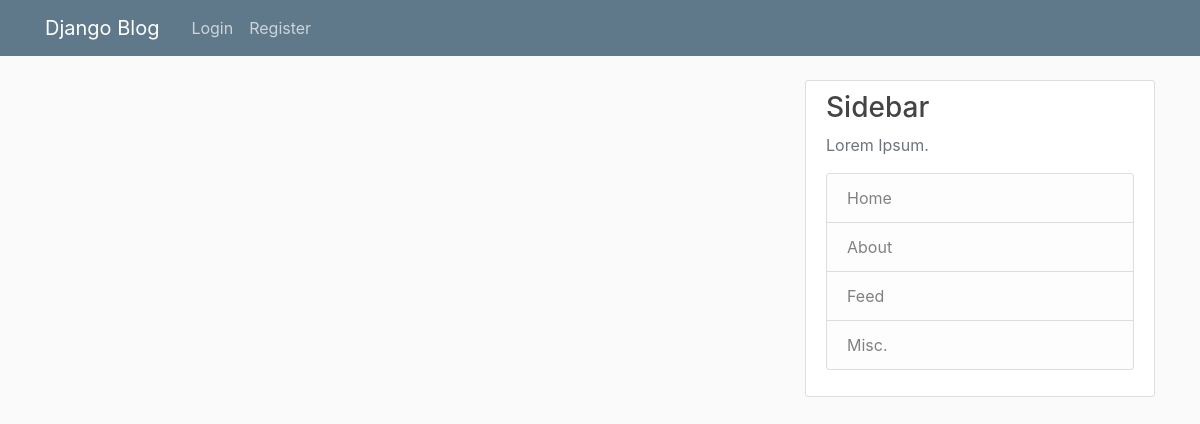
Before: / with the older database file.
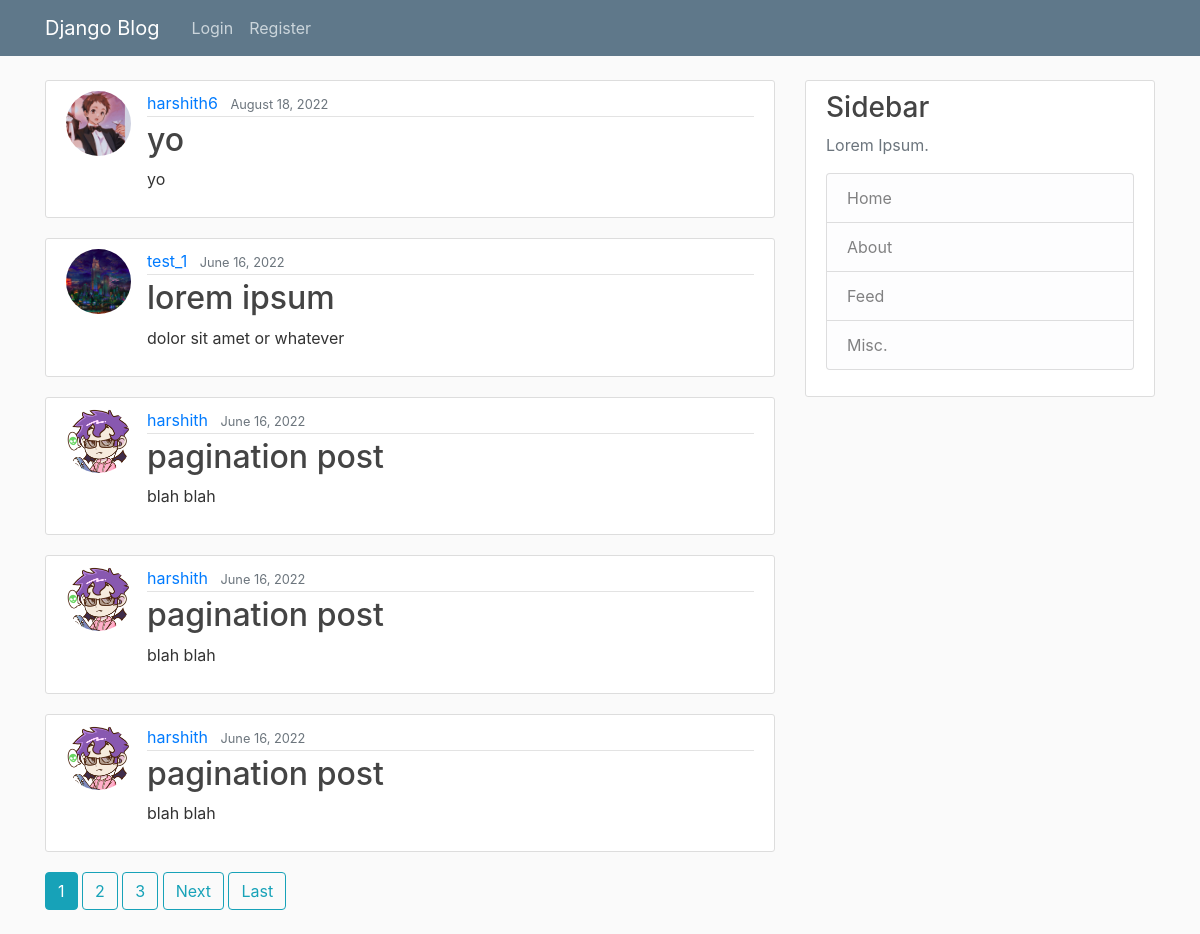
After: the same page with the newer database file.
### blog/models.py (models this page shows, shortened)
class Post(models.Model):
    title = models.CharField(max_length=100)
    content = models.TextField()
    date_posted = models.DateTimeField(default=timezone.now)
    author = models.ForeignKey(User, on_delete=models.CASCADE)

### users/models.py (models this page shows, shortened)
class Profile(models.Model):
    user = models.OneToOneField(User, on_delete=models.CASCADE)
    image = models.ImageField(default='default.png', upload_to='profile_pics')
    bio = models.CharField(max_length=200)
    following = models.ManyToManyField(User, related_name='+')
    followers = models.ManyToManyField(User, related_name='+')

### blog/views.py (the view)
# urls.py: path('', PostListView.as_view(), name='blog-home'),
class PostListView(ListView):
    model = Post
    template_name = 'blog/home.html'
    context_object_name = 'posts'
    ordering = ['-date_posted']
    paginate_by = 5

### blog/templates/blog/home.html (shortened to what this page needs)
{% extends "blog/base.html" %}
{% block content %}
    {% for post in posts %}
        <article class="media content-section">
          <img class="rounded-circle article-img" src="{{ post.author.profile.image.url }}">
          <div class="media-body">
            <div class="article-metadata">
              <a class="mr-2" href="{% url 'user-posts' post.author.username %}">{{ post.author }}</a>
              <small class="text-muted">{{ post.date_posted|date:"F d, Y" }}</small>
            </div>
            <h2><a class="article-title" href="{% url 'post-detail' post.id %}">{{ post.title }}</a></h2>
            <p class="article-content">{{ post.content }}</p>
          </div>
        </article>
    {% endfor %}
    {% if is_paginated %}
      {% for num in page_obj.paginator.page_range %}
        {% if page_obj.number == num %}
          <a class="btn btn-info mb-4" href="?page={{ num }}">{{ num }}</a>
        {% elif num > page_obj.number|add:'-3' and num < page_obj.number|add:'3' %}
          <a class="btn btn-outline-info mb-4" href="?page={{ num }}">{{ num }}</a>
        {% endif %}
      {% endfor %}
      {% if page_obj.has_next %}
        <a class="btn btn-outline-info mb-4" href="?page={{ page_obj.next_page_number }}">Next</a>
        <a class="btn btn-outline-info mb-4" href="?page={{ page_obj.paginator.num_pages }}">Last</a>
      {% endif %}
    {% endif %}
{% endblock content %}

### blog/templates/blog/base.html (shortened to what this page needs)
{% load static %}
<!DOCTYPE html>
<html>
<head>
    <link rel="stylesheet" href="https://maxcdn.bootstrapcdn.com/bootstrap/4.0.0/css/bootstrap.min.css">
    <link rel="stylesheet" type="text/css" href="{% static 'blog/main.css' %}">
</head>
<body>
    <header class="site-header">
      <nav class="navbar navbar-expand-md navbar-dark bg-steel fixed-top">
        <div class="container">
          <a class="navbar-brand mr-4" href="{% url 'blog-home' %}">Django Blog</a>
          <div class="collapse navbar-collapse" id="navbarToggle">
            <div class="navbar-nav">
              {% if user.is_authenticated %}
                <a class="nav-item nav-link" href="{% url 'post-create' %}">New Post</a>
                <a class="nav-item nav-link" href="{% url 'profile' %}">Profile</a>
                <a class="nav-item nav-link" href="{% url 'logout' %}">Logout</a>
              {% else %}
                <a class="nav-item nav-link" href="{% url 'login' %}">Login</a>
                <a class="nav-item nav-link" href="{% url 'register' %}">Register</a>
              {% endif %}
            </div>
          </div>
        </div>
      </nav>
    </header>
    <main role="main" class="container">
      <div class="row">
        <div class="col-md-8">
          {% block content %}{% endblock %}
        </div>
        <div class="col-md-4">
          <div class="content-section">
            <h3>Sidebar</h3>
            <p class='text-muted'>Lorem Ipsum.
              <ul class="list-group">
                <a class="list-group-item list-group-item-light" href="{% url 'blog-home'%}">Home</a>
                <a class="list-group-item list-group-item-light" href="{% url 'blog-about'%}">About</a>
                <a class="list-group-item list-group-item-light" href="{% url 'blog-feed'%}">Feed</a>
                <li class="list-group-item list-group-item-light">Misc.</li>
              </ul>
            </p>
          </div>
        </div>
      </div>
    </main>
</body>
</html>

### blog/static/blog/main.css (style rules this page uses)
body { background: #fafafa; color: #333333; margin-top: 5rem; }
h1, h2, h3, h4, h5, h6 { color: #444444; }
ul { margin: 0; }
.bg-steel { background-color: #5f788a; }
.site-header .navbar-nav .nav-link { color: #cbd5db; }
.content-section { background: #ffffff; padding: 10px 20px; border: 1px solid #dddddd; border-radius: 3px; margin-bottom: 20px; }
.article-title { color: #444444; }
.article-content { white-space: pre-line; }
.article-img { height: 65px; width: 65px; margin-right: 16px; }
.article-metadata { padding-bottom: 1px; margin-bottom: 4px; border-bottom: 1px solid #e3e3e3 }

Changed rows visible on the page:
added Post: author.profile.image (picture), author "harshith6", date_posted "August 18, 2022", title "yo", content "yo"
added Post: author.profile.image (placeholder picture), author "test_1", date_posted "June 16, 2022", title "lorem ipsum", content "dolor sit amet or whatever"
added Post: author.profile.image (picture), author "harshith", date_posted "June 16, 2022", title "pagination post", content "blah blah"
added Post: author.profile.image (picture), author "harshith", date_posted "June 16, 2022", title "pagination post", content "blah blah"
added Post: author.profile.image (picture), author "harshith", date_posted "June 16, 2022", title "pagination post", content "blah blah"
Other visible differences:
new list line: "1"
new list line: "2"
new list line: "3"
text now shown: "Next Last"
